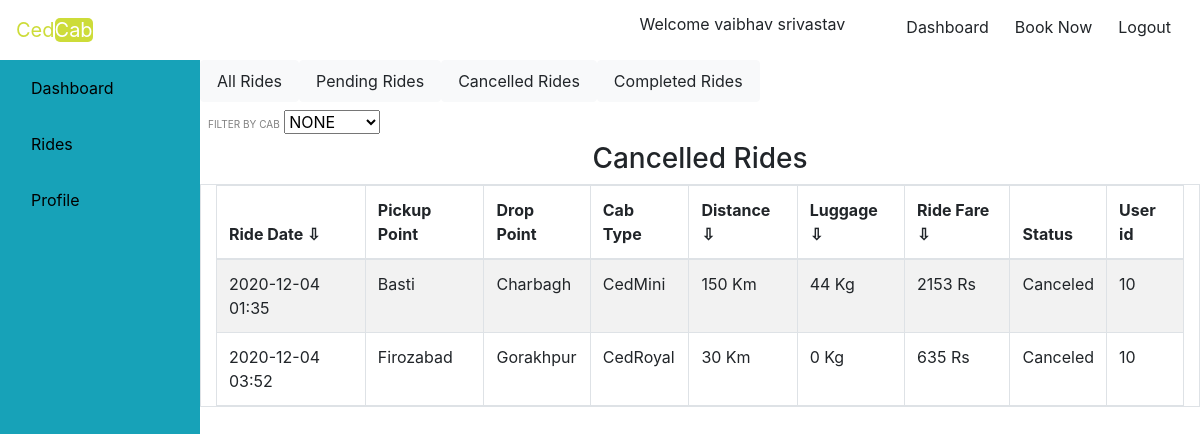
Screenshot of /ucanride.php (signed in) with the database file from the repository.
### tables this page shows
CREATE TABLE `ride` (
  `ride_id` int(11) NOT NULL,
  `ride_date` varchar(20) NOT NULL,
  `from_distance` varchar(50) NOT NULL,
  `to_distance` varchar(50) NOT NULL,
  `cab_type` varchar(20) NOT NULL,
  `total_distance` varchar(50) NOT NULL,
  `luggage` varchar(50) NOT NULL,
  `total_fare` varchar(50) NOT NULL,
  `status` int(1) NOT NULL,
  `customer_user_id` int(50) NOT NULL
);

### dbcon.php (called while the page is built, shortened)
<?php
    class dbcon
    {
    function __construct(){
    $this->conn = new mysqli("localhost", "root", "", "cedcab");
    }
    }
    ?>

### user.php (called while the page is built, shortened)
<?php
require('dbcon.php');
class user{
    function canride($id,$conn)
    {
        $sql = "SELECT * FROM ride WHERE status=0 AND customer_user_id='$id'";
        $result = $conn->query($sql);
        $appr=array();
        while($row = $result->fetch_assoc()){
            array_push($appr, $row);
        }
        return $appr;
    }
}
?>

### ucanride.php (the view, shortened to what this page needs)
<?php
if($_SESSION['userdata']['is_admin']==1)
{
include('header.php');
include('adminwrk.php');
 ?>
<header>
      <nav  class="navbar navbar-expand-lg">
          <a class="navbar-brand nos" href="#">Ced<span class="gree">Cab</span></a>
          <button class="navbar-toggler" type="button" data-toggle="collapse" data-target="#navbarSupportedContent" aria-controls="navbarSupportedContent" aria-expanded="false" aria-label="Toggle navigation">
              <span><i class="fas fa-bars logo text-dark"></i></span>
            </button>
            <div class="collapse navbar-collapse" id="navbarSupportedContent">
              <ul class="navbar-nav ml-auto">
                  <li class="nav-item rbtn">
                      <a class="btn" href="admin.php">Dashboard</a>
                      <a class="btn" href="logout.php">Logout</a>
                  </li>
              </ul>
          </div>
      </nav>
  </header>
  <?php
    echo '<h1 class="text-center text-weight-bold text-dark">ADMIN can not Enter User Area</h1>';
}
else {
include('user.php');
include('header.php');
include('navs.php');
include('ussidebar.php');
?>
<nav class="nav nav-pills nav-justified col-sm-10">
    <a class="nav-link btn btn-light " href="usrride.php" >All Rides</a>
    <a class="nav-link btn btn-light " href="upenride.php">Pending Rides</a>
    <a class="nav-link btn btn-light " href="ucanride.php">Cancelled Rides</a>
    <a class="nav-link btn btn-light " href="ucomride.php">Completed Rides</a>
  </nav>
<div id="drp" class="row p-2">
  <div class="mr-2" id="cfilt" >
  <label for="filter">FILTER BY CAB</label>
  <select name="cfil" id="cfil">
  <option value="" selected>NONE</option>
  </select>
  </div>
</div>
<div id="canru">
  <h3 class="text-center">Cancelled Rides</h3>
    <table id="tbl3" class="container-fluid col-lg-10 mr-lg-2 table table-responsive table-hover table-bordered table-striped">
        <thead>
            <th onclick="sortTable(0,tbl3)">Ride Date ⇩</th>
            <th>Pickup Point</th>
            <th>Drop Point</th>
            <th>Cab Type</th>
            <th onclick="sortTablen(4,tbl3)">Distance ⇩</th>
            <th onclick="sortTable(5,tbl3)">Luggage ⇩</th>
            <th onclick="sortTable(6,tbl3)">Ride Fare ⇩</th>
            <th>Status</th>
            <th>User id</th>
        </thead>
        <tbody id="tbl3c">
        <?php
            $id=$_SESSION['userdata']['user_id'];
            $adm = new user();
            $admc = new dbcon();
            $showc = $adm->canride($id,$admc->conn);
            foreach($showc as $key=>$val)
            {
              echo "<tr><td>".$val['ride_date']."</td><td>".$val['from_distance']."</td><td>".$val['to_distance']."</td><td>".$val['cab_type']."</td><td>".$val['total_distance']." Km</td><td>".$val['luggage']." Kg</td><td>".$val['total_fare']." Rs</td><td>";
                echo "Canceled</td>";
              echo  "<td>".$val['customer_user_id']."</td>";
            }
        ?>
        </tbody>
    </table>
  </div>
<?php include('adfoot.php');} ?>

### style.css (style rules this page uses)
label { font-size: 10px; margin: auto; padding: auto; color: grey; }
th { cursor: pointer; }

### rows the page displays
ride: ride_date "2020-12-04 01:35", from_distance "Basti", to_distance "Charbagh", cab_type "CedMini", total_distance "150", luggage "44", total_fare "2153", customer_user "10"
ride: ride_date "2020-12-04 03:52", from_distance "Firozabad", to_distance "Gorakhpur", cab_type "CedRoyal", total_distance "30", luggage "0", total_fare "635", customer_user "10"

### other values shown
$_SESSION['userdata']['username'] "vaibhav srivastav"
